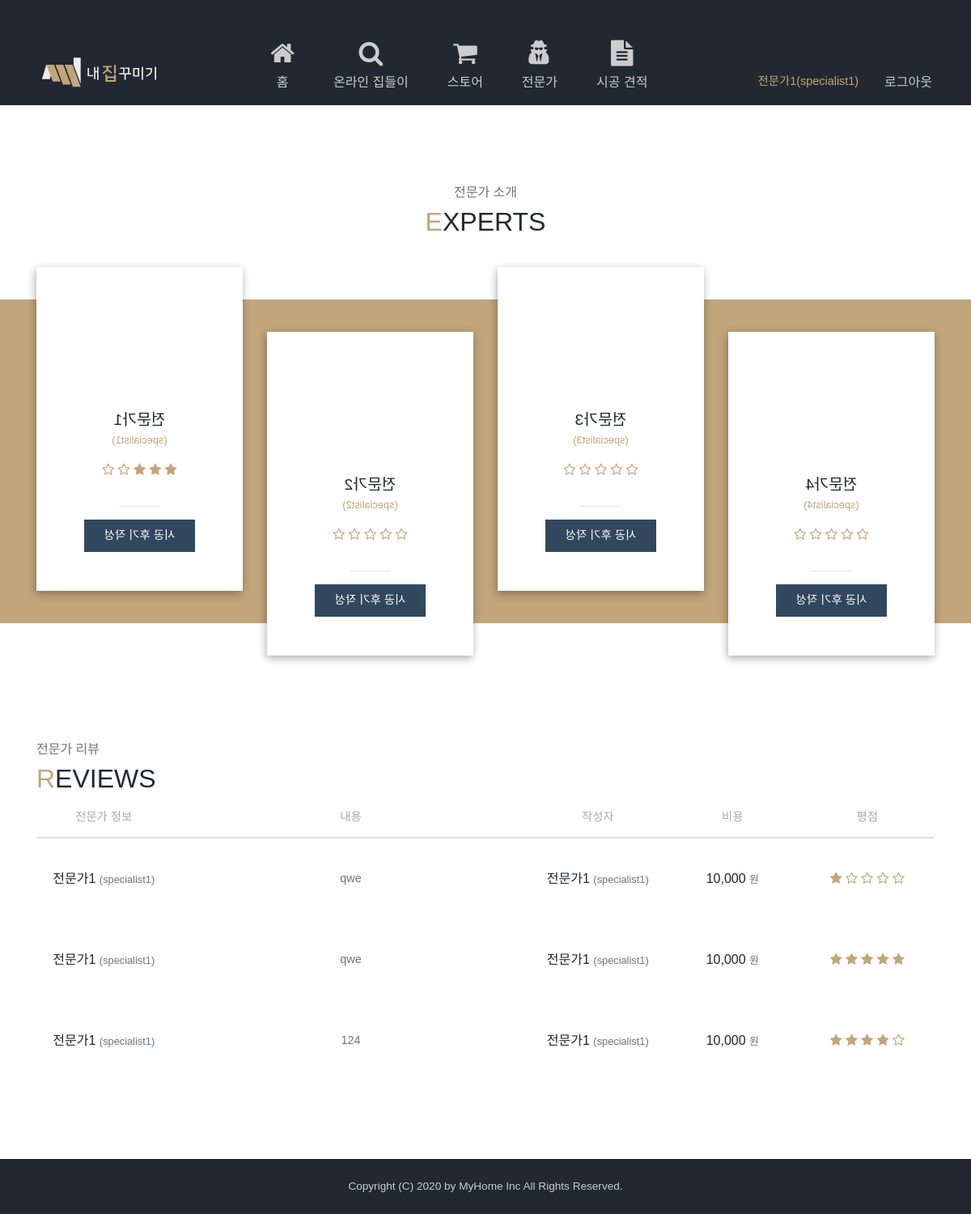
/experts (signed in), run on the app's committed database.
### tables this page shows
CREATE TABLE `users` (
  `id` int(11) NOT NULL,
  `user_id` varchar(150) NOT NULL,
  `password` varchar(150) NOT NULL,
  `user_name` varchar(150) NOT NULL,
  `photo` varchar(30) NOT NULL,
  `auth` tinyint(1) NOT NULL DEFAULT '0'
);

CREATE TABLE `expert_reviews` (
  `id` int(11) NOT NULL,
  `uid` int(11) NOT NULL,
  `eid` int(11) NOT NULL,
  `contents` text NOT NULL,
  `price` int(11) NOT NULL,
  `score` int(11) NOT NULL
);

### src/Controller/UserController.php (called while the page is built, shortened)
<?php
class UserController {
    function expertPage(){
        $sql = "SELECT DISTINCT U.*, if(R.cnt IS NULL, '0', floor(R.total/R.cnt)) score, M.eid reviewed
                FROM users U
                LEFT JOIN (SELECT SUM(score) total, COUNT(*) cnt, eid FROM expert_reviews GROUP BY eid) R ON R.eid = U.id
                LEFT JOIN (SELECT eid FROM expert_reviews WHERE uid = ?) M ON M.eid = U.id
                WHERE U.auth = 1";
        $experts = DB::fetchAll($sql, [user()->id]);
        $sql = "SELECT DISTINCT R.*, U.user_name, U.user_id, E.user_name e_name, E.user_id e_id
                FROM expert_reviews R
                LEFT JOIN users U ON U.id = R.uid
                LEFT JOIN users E ON E.id = R.eid
                WHERE R.uid = ?";
        $reviews = DB::fetchAll($sql, [user()->id]);
        view("expert", ["experts" => $experts, "reviews" => $reviews]);
    }
}

### src/web.php (called while the page is built, shortened)
<?php
Router::connect();

### public/index.php (called while the page is built, shortened)
<?php
require _SRC."/autoload.php";
require _SRC."/helper.php";
require _SRC."/web.php";

### src/App/DB.php (called while the page is built, shortened)
<?php
class DB {
    static $conn = null;
    static function getConnection(){
        if(self::$conn == null){
            $option = [\PDO::ATTR_DEFAULT_FETCH_MODE => \PDO::FETCH_OBJ, \PDO::ATTR_ERRMODE => \PDO::ERRMODE_EXCEPTION];
            self::$conn = new \PDO("mysql:host=localhost;dbname=housing8;charset=utf8mb4", "root", "", $option);
        }
        return self::$conn;
    }
    static function query($sql, $data = []){
        $q = self::getConnection()->prepare($sql);
        $q->execute($data);
        return $q;
    }
    static function fetchAll($sql, $data = []){
        return self::query($sql, $data)->fetchAll();
    }
}

### src/autoload.php (called while the page is built, shortened)
<?php
function classLoader($c){
    $filePath = _SRC."/$c.php";
}

### src/View/expert.php (the view, shortened to what this page needs)
</header>
<div class="padding">
    <div class="text-center pb-5">
        <span class="text-muted">전문가 소개</span>
        <div class="title">EXPERTS</div>
    </div>
    <div class="bg-gold my-4 position-relative">
        <div class="container">
            <div class="row">
                <?php foreach($experts as $expert):?>
                <div class="expert-item col-lg-3 col-6 mb-5 mb-lg-0">
                    <div class="inner">
                        <div class="front">
                        </div>
                        <div class="back d-flex flex-column-reverse py-5">
                            <div class="d-flex flex-column align-items-center">
                                <div class="fx-2"><?=$expert->user_name?></div>
                                <small class="text-gold">(<?=$expert->user_id?>)</small>
                                <div class="my-3 text-gold">
                                    <?php for($i = 0; $i < $expert->score; $i++ ):?>
                                        <i class="fa fa-star"></i>
                                    <?php endfor;?>
                                    <?php for(;$i < 5 ; $i++):?>
                                        <i class="fa fa-star-o"></i>
                                    <?php endfor;?>
                                </div>
                                <hr style="width: 50px;">
                                <button class="bg-blue text-white px-4 py-2" data-toggle="modal" data-target="#write-modal" data-id="1">
                                    시공 후기 작성
                                </button>
                            </div>
                        </div>
                    </div>
                </div>
                <?php endforeach;?>
            </div>
        </div>
    </div>
</div>
<div class="container padding pt-0">
    <div class="sticky-top bg-white pt-4">
        <span class="text-muted">전문가 리뷰</span>
        <div class="title">REVIEWS</div>
        <div class="table-head">
            <div class="cell-15">전문가 정보</div>
            <div class="cell-40">내용</div>
            <div class="cell-15">작성자</div>
            <div class="cell-15">비용</div>
            <div class="cell-15">평점</div>
        </div>
    </div>
    <div class="list">
        <?php foreach($reviews as $review):?>
        <div class="table-item">
            <div class="cell-15">
                <span><?=$review->e_name?></span>
                <small class="text-muted">(<?=$review->e_id?>)</small>
            </div>
            <div class="cell-40">
                <p class="fx-n2 text-muted"><?=nl2br(htmlentities($review->contents))?></p>
            </div>
            <div class="cell-15">
                <span><?=$review->user_name?></span>
                <small class="text-muted">(<?=$review->user_id?>)</small>
            </div>
            <div class="cell-15">
                <span><?=number_format($review->price)?></span>
                <small class="text-muted">원</small>
            </div>
            <div class="cell-15">
                <div class="text-gold">
                    <?php for($i = 0; $i < $review->score; $i++ ):?>
                        <i class="fa fa-star"></i>
                    <?php endfor;?>
                    <?php for(;$i < 5 ; $i++):?>
                        <i class="fa fa-star-o"></i>
                    <?php endfor;?>
                </div>
            </div>
        </div>
        <?php endforeach;?>
    </div>
</div>

### src/App/Router.php (shortened to what this page needs)
<?php
class Router {
    static $pageList = [];
    static function __callStatic($name, $args){
        if(strtolower($_SERVER['REQUEST_METHOD']) == $name){
            self::$pageList[] = $args;
        }
    }
    static function connect(){
        $url = explode("?", $_SERVER['REQUEST_URI'])[0];
        foreach(self::$pageList as $page){
            if($page[0] == $url){
                $action = explode("@", $page[1]);
                $con = new $conName();
                $con->{$action[1]}();
                exit;
            }
        }
    }
}

### src/View/layouts/header.php (shortened to what this page needs)
<!DOCTYPE html>
<html lang="en">
<head>
    <link rel="stylesheet" href="./resources/bootstrap-4.3.1-dist/css/bootstrap.min.css">
    <link rel="stylesheet" href="./resources/fontawesome/css/font-awesome.min.css">
    <link rel="stylesheet" href="./resources/css/style.css">
</head>
<body>
    <header <?= $page !== '/' ? "style=\"height: 130px; margin-bottom: 0\"" : "" ?>>
        <div id="gnb">
            <div class="d-between align-items-end px-5 py-3 h-100">
                <a href="/">
                    <img src="./resources/images/logo.svg" alt="내집꾸미기" title="내집꾸미기" height="50">
                </a>
                <div class="nav d-none d-lg-flex">
                    <a href="/">
                        <span class="icon">
                            <i class="fa fa-home"></i>
                        </span>
                        홈
                    </a>
                    <a href="/online-party">
                        <span class="icon">
                            <i class="fa fa-search"></i>
                        </span>
                        온라인 집들이
                    </a>
                    <a href="/store">
                        <span class="icon">
                            <i class="fa fa-shopping-cart"></i>
                        </span>
                        스토어
                    </a>
                    <a href="/experts">
                        <span class="icon">
                            <i class="fa fa-user-secret"></i>
                        </span>
                        전문가
                    </a>
                    <a href="/estimates">
                        <span class="icon">
                            <i class="fa fa-file-text"></i>
                        </span>
                        시공 견적
                    </a>
                </div>
                <div>
                    <div class="auth d-none d-lg-flex">
                        <?php if(user()): ?>
                            <span class="fx-n2 text-gold mr-2"><?=user()->user_name?>(<?=user()->user_id?>)</span>
                            <a href="/logout">로그아웃</a>
                        <?php else :?>
                            <a href="#" data-target="#sign-in" data-toggle="modal">로그인</a>
                            <a href="#" data-target="#sign-up" data-toggle="modal">회원가입</a>
                        <?php endif;?>
                    </div>
                </div>
            </div>
        </div>

### src/View/layouts/footer.php
<footer class="bg-darkblue text-white text-center py-4">
        <div class="fx-n3 text-gray">Copyright (C) 2020 by MyHome Inc All Rights Reserved.</div>
    </footer>
</body>
</html>

### public/resources/css/style.css (style rules this page uses)
* { margin: 0; padding: 0; outline: none; box-sizing: border-box; font-family: "나눔스퀘어", sans-serif; }
a, label, button { cursor: pointer; user-select: none; }
a, a:hover { text-decoration: none; }
p { line-height: 1.5em; word-break: keep-all; margin-bottom: 0; }
.padding { padding-top: 6em; padding-bottom: 6em; }
.d-between { display: flex; align-items: center; justify-content: space-between; }
button { background-color: transparent; border: 1px solid transparent; word-wrap: keep-all; outline: none; font-size: 0.9em; }
.fx-n3 { font-size: .85em; }
.fx-n2 { font-size: .9em; }
.fx-2 { font-size: 1.2em; }
.table-head, .table-item { display: flex; align-items: center; text-align: center; }
.table-head { height: 50px; border-bottom: 2px solid #ddd; font-size: 0.9em; color: #aaa; }
.table-item { min-height: 100px; padding: 1em 0; }
.cell-40 { flex: 0 0 40%; max-width: 40%; }
.cell-15 { flex: 0 0 15%; max-width: 15%; }
.text-gray { color: #ccc; }
.text-gold { color: #c1a57b; }
.bg-gold { background-color: #c1a57b }
.bg-blue { background-color: #30475e }
.bg-darkblue { background-color: #222831 }
.title { font-size: 2em; color: #222831; }
.title::first-letter { color: #c1a57b; }
header { height: 700px; margin-bottom: 130px; background-color: #222831; position: relative; }
#gnb { max-width: 1440px; width: 100%; height: 130px; margin: 0 auto; }
#gnb a { text-align: center; color: #ccc; }
#gnb .icon { font-size: 2em; display: block; }
.nav a { margin: 0 1.5em; }
.auth a { margin-left: 1.5em; }
.expert-item:nth-child(2n - 1) { transform: translateY(-40px); }
.expert-item:nth-child(2n) { transform: translateY(40px); }
.expert-item .inner { height: 400px; transform-style: preserve-3d; perspective: 1000px; position: relative; }
.expert-item .front, .expert-item .back { position: absolute; left: 0; top: 0; width: 100%; height: 100%; transition: transform 1s; overflow: hidden; }
.expert-item .back { background-color: #fff; transform: rotateY(-180deg); box-shadow: 1px 3px 10px #0005; }

### data on the page
users: user_name "전문가1", user "specialist1"
users: user_name "전문가2", user "specialist2"
users: user_name "전문가3", user "specialist3"
users: user_name "전문가4", user "specialist4"
expert_reviews: uid.user_name "전문가1", uid.user_id "specialist1", contents "qwe", price "10,000", score 1 (drawn)
expert_reviews: uid.user_name "전문가1", uid.user_id "specialist1", contents "qwe", price "10,000", score 5 (drawn)
expert_reviews: uid.user_name "전문가1", uid.user_id "specialist1", contents "124", price "10,000", score 4 (drawn)
